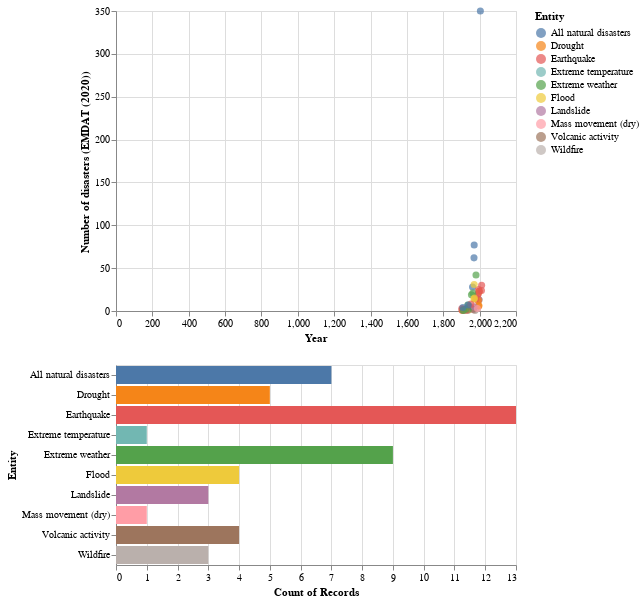

The code cell stored with this chart in its notebook:
### Code cell
plt1 & plt2

### Figure 1 — Vega-Lite specification as saved in the notebook (floating-point values rounded to 4 significant figures)
{"config": {"view": {"continuousWidth": 400, "continuousHeight": 300}}, "vconcat": [{"mark": {"type": "circle", "size": 50}, "encoding": {"color": {"condition": {"field": "Entity", "type": "nominal", "selection": "selector008"}, "value": "lightgray"}, "x": {"field": "Year", "type": "quantitative"}, "y": {"field": "Number of disasters (EMDAT (2020))", "type": "quantitative"}}, "selection": {"selector008": {"type": "interval"}}}, {"mark": "bar", "encoding": {"color": {"field": "Entity", "type": "nominal"}, "x": {"aggregate": "count", "field": "Entity", "type": "quantitative"}, "y": {"field": "Entity", "type": "nominal"}}, "transform": [{"filter": {"selection": "selector008"}}]}], "data": {"name": "data-0bc6e25c0f5dd8f9a85d9770327e5394"}, "$schema": "https://vega.github.io/schema/vega-lite/v4.17.0.json", "datasets": {"data-0bc6e25c0f5dd8f9a85d9770327e5394": [{"Entity": "Volcanic activity", "Code": null, "Year": 1973, "Number of disasters (EMDAT (2020))": 1}, {"Entity": "All natural disasters", "Code": null, "Year": 1969, "Number of disasters (EMDAT (2020))": 62}, {"Entity": "Landslide", "Code": null, "Year": 1983, "Number of disasters (EMDAT (2020))": 15}, {"Entity": "Wildfire", "Code": null, "Year": 1976, "Number of disasters (EMDAT (2020))": 1}, {"Entity": "Extreme temperature", "Code": null, "Year": 1997, "Number of disasters (EMDAT (2020))": 13}, {"Entity": "Wildfire", "Code": null, "Year": 1929, "Number of disasters (EMDAT (2020))": 1}, {"Entity": "Volcanic activity", "Code": null, "Year": 1937, "Number of disasters (EMDAT (2020))": 1}, {"Entity": "Earthquake", "Code": null, "Year": 1903, "Number of disasters (EMDAT (2020))": 1}, {"Entity": "Earthquake", "Code": null, "Year": 1996, "Number of disasters (EMDAT (2020))": 13}, {"Entity": "All natural disasters", "Code": null, "Year": 2004, "Number of disasters (EMDAT (2020))": 350}, {"Entity": "Earthquake", "Code": null, "Year": 2011, "Number of disasters (EMDAT (2020))": 30}, {"Entity": "Earthquake", "Code": null, "Year": 1993, "Number of disasters (EMDAT (2020))": 20}, {"Entity": "Flood", "Code": null, "Year": 1949, "Number of disasters (EMDAT (2020))": 2}, {"Entity": "Earthquake", "Code": null, "Year": 1989, "Number of disasters (EMDAT (2020))": 19}, {"Entity": "Drought", "Code": null, "Year": 1906, "Number of disasters (EMDAT (2020))": 1}, {"Entity": "All natural disasters", "Code": null, "Year": 1961, "Number of disasters (EMDAT (2020))": 28}, {"Entity": "Landslide", "Code": null, "Year": 1963, "Number of disasters (EMDAT (2020))": 2}, {"Entity": "Earthquake", "Code": null, "Year": 1994, "Number of disasters (EMDAT (2020))": 25}, {"Entity": "Volcanic activity", "Code": null, "Year": 1909, "Number of disasters (EMDAT (2020))": 1}, {"Entity": "Extreme weather", "Code": null, "Year": 1914, "Number of disasters (EMDAT (2020))": 1}, {"Entity": "Extreme weather", "Code": null, "Year": 1946, "Number of disasters (EMDAT (2020))": 5}, {"Entity": "Wildfire", "Code": null, "Year": 1989, "Number of disasters (EMDAT (2020))": 3}, {"Entity": "Flood", "Code": null, "Year": 1970, "Number of disasters (EMDAT (2020))": 31}, {"Entity": "Extreme weather", "Code": null, "Year": 1980, "Number of disasters (EMDAT (2020))": 42}, {"Entity": "Earthquake", "Code": null, "Year": 1912, "Number of disasters (EMDAT (2020))": 2}, {"Entity": "Extreme weather", "Code": null, "Year": 1955, "Number of disasters (EMDAT (2020))": 19}, {"Entity": "Volcanic activity", "Code": null, "Year": 1966, "Number of disasters (EMDAT (2020))": 2}, {"Entity": "Earthquake", "Code": null, "Year": 1902, "Number of disasters (EMDAT (2020))": 3}, {"Entity": "Drought", "Code": null, "Year": 1996, "Number of disasters (EMDAT (2020))": 6}, {"Entity": "All natural disasters", "Code": null, "Year": 1941, "Number of disasters (EMDAT (2020))": 5}, {"Entity": "Extreme weather", "Code": null, "Year": 1963, "Number of disasters (EMDAT (2020))": 21}, {"Entity": "Extreme weather", "Code": null, "Year": 1938, "Number of disasters (EMDAT (2020))": 2}, {"Entity": "Drought", "Code": null, "Year": 1995, "Number of disasters (EMDAT (2020))": 6}, {"Entity": "Drought", "Code": null, "Year": 1992, "Number of disasters (EMDAT (2020))": 12}, {"Entity": "Earthquake", "Code": null, "Year": 1977, "Number of disasters (EMDAT (2020))": 14}, {"Entity": "All natural disasters", "Code": null, "Year": 1970, "Number of disasters (EMDAT (2020))": 77}, {"Entity": "Extreme weather", "Code": null, "Year": 1935, "Number of disasters (EMDAT (2020))": 7}, {"Entity": "Landslide", "Code": null, "Year": 1970, "Number of disasters (EMDAT (2020))": 5}, {"Entity": "Earthquake", "Code": null, "Year": 1926, "Number of disasters (EMDAT (2020))": 1}, {"Entity": "Mass movement (dry)", "Code": null, "Year": 1988, "Number of disasters (EMDAT (2020))": 3}, {"Entity": "Extreme weather", "Code": null, "Year": 1910, "Number of disasters (EMDAT (2020))": 1}, {"Entity": "Drought", "Code": null, "Year": 1999, "Number of disasters (EMDAT (2020))": 23}, {"Entity": "Extreme weather", "Code": null, "Year": 1924, "Number of disasters (EMDAT (2020))": 2}, {"Entity": "Earthquake", "Code": null, "Year": 1997, "Number of disasters (EMDAT (2020))": 23}, {"Entity": "Flood", "Code": null, "Year": 1969, "Number of disasters (EMDAT (2020))": 14}, {"Entity": "Earthquake", "Code": null, "Year": 1952, "Number of disasters (EMDAT (2020))": 8}, {"Entity": "Flood", "Code": null, "Year": 1971, "Number of disasters (EMDAT (2020))": 15}, {"Entity": "Earthquake", "Code": null, "Year": 2010, "Number of disasters (EMDAT (2020))": 24}, {"Entity": "All natural disasters", "Code": null, "Year": 1908, "Number of disasters (EMDAT (2020))": 4}, {"Entity": "All natural disasters", "Code": null, "Year": 1937, "Number of disasters (EMDAT (2020))": 7}]}}
